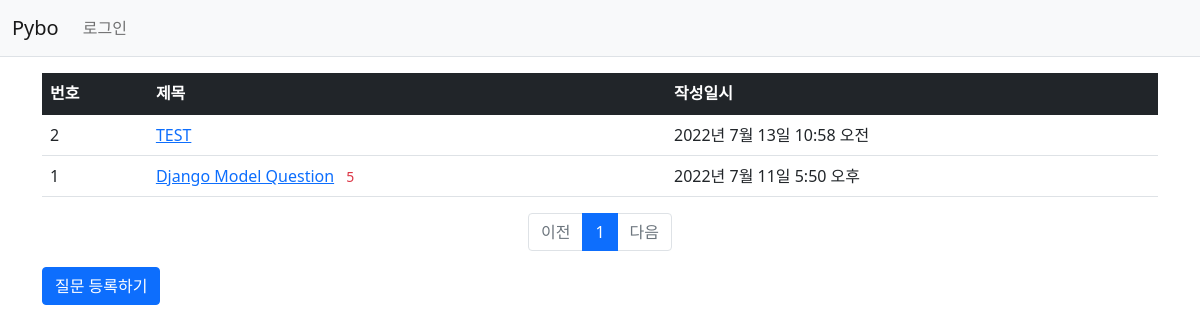
Before: /pybo/ with the older database file.
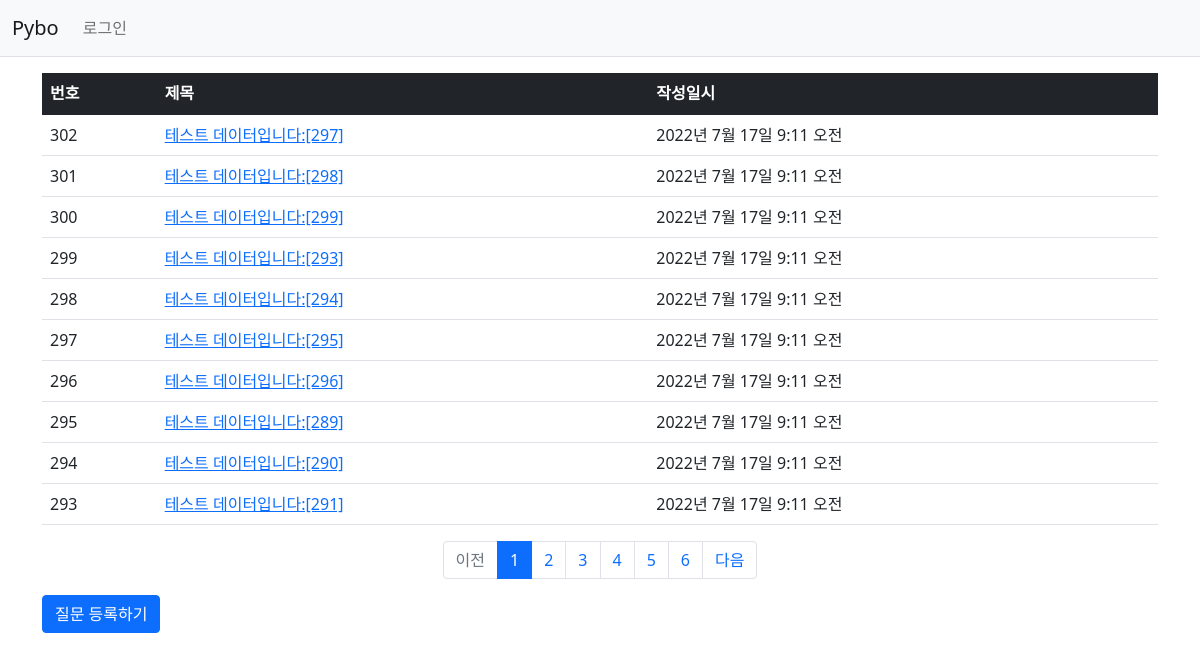
After: the same page with the newer database file.
### pybo/models.py (models this page shows, shortened)
class Question(models.Model):
    subject = models.CharField(max_length=200)
    content = models.TextField()
    create_date = models.DateTimeField()

### pybo/views.py (the view)
# urls.py: path('', views.index, name='index'),
def index(request):
    page = request.GET.get('page', '1')
    question_list = Question.objects.order_by('-create_date')
    paginator = Paginator(question_list, 10)
    page_obj = paginator.get_page(page)
    context = {'question_list': page_obj}
    return render(request, 'pybo/question_list.html', context)

### pybo/templatetags/pybo_filter.py (called while the page is built)
@register.filter
def sub(value, arg):
    return value - arg

### templates/pybo/question_list.html
{% extends 'base.html' %}
{% load pybo_filter %}
{% block content %}
<div class="container my-3">
    <table class="table">
        <thead>
        <tr class="table-dark">
            <th>번호</th>
            <th>제목</th>
            <th>작성일시</th>
        </tr>
        </thead>
        <tbody>
        {% if question_list %}
        {% for question in question_list %}
        <tr>
            <td>
                {{ question_list.paginator.count|sub:question_list.start_index|sub:forloop.counter0|add:1 }}
            </td>
            <td>
                <a href="{% url 'pybo:detail' question.id %}">{{ question.subject }}</a>
                {% if question.answer_set.count > 0 %}
                <span class="text-danger small mx-2">{{ question.answer_set.count }}</span>
                {% endif %}
            </td>
            <td>{{ question.create_date }}</td>
        </tr>
        {% endfor %}
        {% else %}
        <tr>
            <td colspan="3">질문이 없습니다.</td>
        </tr>
        {% endif %}
        </tbody>
    </table>
    <ul class="pagination justify-content-center">
        {% if question_list.has_previous %}
        <li class="page-item">
            <a class="page-link" href="?page={{ question_list.previous_page_number }}">이전</a>
        </li>
        {% else %}
        <li class="page-item disabled">
            <a class="page-link" tabindex="-1" aria-disabled="true" href="#">이전</a>
        </li>
        {% endif %}
        {% for page_number in question_list.paginator.page_range %}
        {% if page_number >= question_list.number|add:-5 and page_number <= question_list.number|add:5 %}
        {% if page_number == question_list.number %}
        <li class="page-item active" aria-current="page">
            <a class="page-link" href="?page={{ page_number }}">{{ page_number }}</a>
        </li>
        {% else %}
        <li class="page-item">
            <a class="page-link" href="?page={{ page_number }}">{{ page_number }}</a>
        </li>
        {% endif %}
        {% endif %}
        {% endfor %}
        {% if question_list.has_next %}
        <li class="page-item">
            <a class="page-link" href="?page={{ question_list.next_page_number }}">다음</a>
        </li>
        {% else %}
        <li class="page-item disabled">
            <a class="page-link" tabindex="-1" aria-disabled="true" href="#">다음</a>
        </li>
        {% endif %}
    </ul>
    <a href="{% url 'pybo:question_create' %}" class="btn btn-primary">질문 등록하기</a>
</div>
{% endblock %}

### templates/base.html (shortened to what this page needs)
{% load static %}
<!doctype html>
<html lang="ko">
<head>
    <link rel="stylesheet" type="text/css" href="{% static 'bootstrap.min.css' %}">
    <link rel="stylesheet" type="text/css" href="{% static 'style.css' %}">
</head>
<body>
{% include "navbar.html" %}
{% block content %}
{% endblock %}
</body>
</html>

### templates/navbar.html (shortened to what this page needs)
<nav class="navbar navbar-expand-lg navbar-light bg-light border-bottom">
    <div class="container-fluid">
        <a class="navbar-brand" href="{% url 'pybo:index' %}">Pybo</a>
        <div class="collapse navbar-collapse" id="navbarSupportedContent">
            <ul class="navbar-nav me-auto mb-2 mb-lg-0">
                <li class="nav-item">
                    {% if user.is_authenticated %}
                    <a class="nav-link" href="{% url 'common:logout' %}">{{ user.username }} (로그아웃)</a>
                    {% else %}
                    <a class="nav-link" href="{% url 'common:login' %}">로그인</a>
                    {% endif %}
                </li>
            </ul>
        </div>
    </div>
</nav>

Changed rows visible on the page:
no longer on this page (row unchanged): Question: paginator.count|sub "2", subject "TEST", create_date "2022년 7월 13일 10:58 오전"
no longer on this page (row unchanged): Question: paginator.count|sub "1", subject "Django Model Question", answer_set.count "5", create_date "2022년 7월 11일 5:50 오후"
added Question: paginator.count|sub "302", subject "테스트 데이터입니다:[297]", create_date "2022년 7월 17일 9:11 오전"
added Question: paginator.count|sub "301", subject "테스트 데이터입니다:[298]", create_date "2022년 7월 17일 9:11 오전"
added Question: paginator.count|sub "300", subject "테스트 데이터입니다:[299]", create_date "2022년 7월 17일 9:11 오전"
added Question: paginator.count|sub "299", subject "테스트 데이터입니다:[293]", create_date "2022년 7월 17일 9:11 오전"
added Question: paginator.count|sub "298", subject "테스트 데이터입니다:[294]", create_date "2022년 7월 17일 9:11 오전"
added Question: paginator.count|sub "297", subject "테스트 데이터입니다:[295]", create_date "2022년 7월 17일 9:11 오전"
added Question: paginator.count|sub "296", subject "테스트 데이터입니다:[296]", create_date "2022년 7월 17일 9:11 오전"
added Question: paginator.count|sub "295", subject "테스트 데이터입니다:[289]", create_date "2022년 7월 17일 9:11 오전"
added Question: paginator.count|sub "294", subject "테스트 데이터입니다:[290]", create_date "2022년 7월 17일 9:11 오전"
added Question: paginator.count|sub "293", subject "테스트 데이터입니다:[291]", create_date "2022년 7월 17일 9:11 오전"
Other visible differences:
new list line: "2"
new list line: "3"
new list line: "4"
new list line: "5"
new list line: "6"
